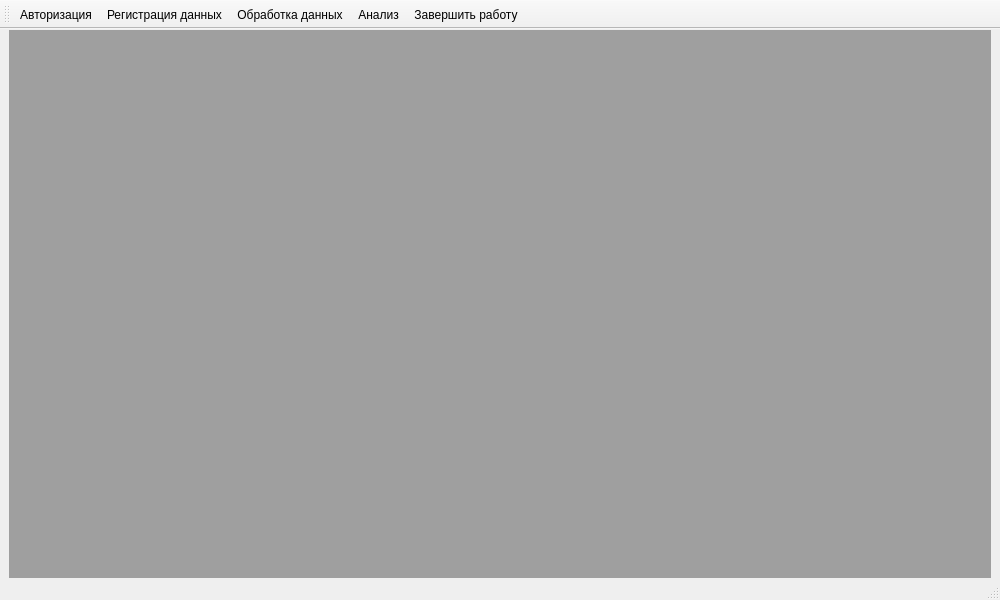
<?xml version="1.0" encoding="UTF-8"?>
<ui version="4.0">
 <class>MainWindow</class>
 <widget class="QMainWindow" name="MainWindow">
  <property name="geometry">
   <rect>
    <x>0</x>
    <y>0</y>
    <width>1000</width>
    <height>600</height>
   </rect>
  </property>
  <property name="minimumSize">
   <size>
    <width>1000</width>
    <height>0</height>
   </size>
  </property>
  <property name="windowTitle">
   <string>Программный комплекс обработки данных</string>
  </property>
  <property name="styleSheet">
   <string notr="true"/>
  </property>
  <property name="documentMode">
   <bool>false</bool>
  </property>
  <property name="dockNestingEnabled">
   <bool>false</bool>
  </property>
  <widget class="QWidget" name="centralwidget">
   <layout class="QGridLayout" name="gridLayout">
    <property name="topMargin">
     <number>1</number>
    </property>
    <property name="bottomMargin">
     <number>0</number>
    </property>
    <property name="horizontalSpacing">
     <number>0</number>
    </property>
    <item row="0" column="0">
     <widget class="QMdiArea" name="mdiArea">
      <property name="sizePolicy">
       <sizepolicy hsizetype="Expanding" vsizetype="Preferred">
        <horstretch>0</horstretch>
        <verstretch>0</verstretch>
       </sizepolicy>
      </property>
      <property name="viewMode">
       <enum>QMdiArea::SubWindowView</enum>
      </property>
      <property name="documentMode">
       <bool>true</bool>
      </property>
      <property name="tabsClosable">
       <bool>true</bool>
      </property>
      <property name="tabsMovable">
       <bool>true</bool>
      </property>
     </widget>
    </item>
   </layout>
  </widget>
  <widget class="QStatusBar" name="statusbar"/>
  <widget class="QToolBar" name="toolBar">
   <property name="sizePolicy">
    <sizepolicy hsizetype="Preferred" vsizetype="Expanding">
     <horstretch>0</horstretch>
     <verstretch>0</verstretch>
    </sizepolicy>
   </property>
   <property name="maximumSize">
    <size>
     <width>16777215</width>
     <height>52</height>
    </size>
   </property>
   <property name="windowTitle">
    <string>toolBar</string>
   </property>
   <property name="allowedAreas">
    <set>Qt::AllToolBarAreas</set>
   </property>
   <property name="orientation">
    <enum>Qt::Horizontal</enum>
   </property>
   <property name="toolButtonStyle">
    <enum>Qt::ToolButtonTextUnderIcon</enum>
   </property>
   <attribute name="toolBarArea">
    <enum>TopToolBarArea</enum>
   </attribute>
   <attribute name="toolBarBreak">
    <bool>false</bool>
   </attribute>
   <addaction name="ConnectAction"/>
   <addaction name="LoadAction"/>
   <addaction name="ShowTableAction"/>
   <addaction name="AnalyzeAction"/>
   <addaction name="DisconnectAction"/>
  </widget>
  <action name="LoadAction">
   <property name="icon">
    <iconset resource="sources.qrc">
     <normaloff>:/sources/1484066185_box-in.png</normaloff>:/sources/1484066185_box-in.png</iconset>
   </property>
   <property name="text">
    <string>Регистрация данных</string>
   </property>
   <property name="toolTip">
    <string>Загрузить в БД</string>
   </property>
  </action>
  <action name="AnalyzeAction">
   <property name="icon">
    <iconset resource="sources.qrc">
     <normaloff>:/sources/1484068483_11.png</normaloff>:/sources/1484068483_11.png</iconset>
   </property>
   <property name="text">
    <string>Анализ</string>
   </property>
   <property name="toolTip">
    <string>Анализ данных БД</string>
   </property>
  </action>
  <action name="ConnectAction">
   <property name="icon">
    <iconset resource="sources.qrc">
     <normaloff>:/sources/1491886114_Icon_Business_Set_00010_A.png</normaloff>:/sources/1491886114_Icon_Business_Set_00010_A.png</iconset>
   </property>
   <property name="text">
    <string>Авторизация</string>
   </property>
   <property name="toolTip">
    <string>Подключение к БД</string>
   </property>
  </action>
  <action name="DisconnectAction">
   <property name="icon">
    <iconset resource="sources.qrc">
     <normaloff>:/sources/1491885923_018.png</normaloff>:/sources/1491885923_018.png</iconset>
   </property>
   <property name="text">
    <string>Завершить работу</string>
   </property>
  </action>
  <action name="ShowTableAction">
   <property name="icon">
    <iconset resource="sources.qrc">
     <normaloff>:/sources/1484744923_f-table-cell_128.png</normaloff>:/sources/1484744923_f-table-cell_128.png</iconset>
   </property>
   <property name="text">
    <string>Обработка данных</string>
   </property>
   <property name="toolTip">
    <string>Просмотр таблиц</string>
   </property>
  </action>
 </widget>
 <resources>
  <include location="sources.qrc"/>
 </resources>
 <connections/>
</ui>
